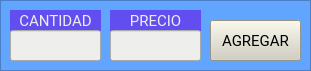
     <widget class="QFrame" name="frame_16">
      <property name="geometry">
       <rect>
        <x>10</x>
        <y>170</y>
        <width>311</width>
        <height>71</height>
       </rect>
      </property>
      <property name="styleSheet">
       <string notr="true">background-color: rgb(97, 165, 255);</string>
      </property>
      <property name="frameShape">
       <enum>QFrame::StyledPanel</enum>
      </property>
      <property name="frameShadow">
       <enum>QFrame::Raised</enum>
      </property>
      <widget class="QLabel" name="label_71">
       <property name="geometry">
        <rect>
         <x>10</x>
         <y>10</y>
         <width>91</width>
         <height>21</height>
        </rect>
       </property>
       <property name="font">
        <font>
         <family>Roboto</family>
         <pointsize>11</pointsize>
         <weight>50</weight>
         <italic>false</italic>
         <bold>false</bold>
        </font>
       </property>
       <property name="styleSheet">
        <string notr="true">font: 11pt &quot;Roboto&quot;;
color: rgb(238, 238, 236);
background-color: rgb(98, 77, 240);</string>
       </property>
       <property name="text">
        <string>CANTIDAD</string>
       </property>
       <property name="alignment">
        <set>Qt::AlignCenter</set>
       </property>
      </widget>
      <widget class="QLineEdit" name="cantidad__pollos">
       <property name="geometry">
        <rect>
         <x>10</x>
         <y>30</y>
         <width>91</width>
         <height>31</height>
        </rect>
       </property>
       <property name="font">
        <font>
         <family>Roboto</family>
         <pointsize>11</pointsize>
         <weight>50</weight>
         <italic>false</italic>
         <bold>false</bold>
        </font>
       </property>
       <property name="styleSheet">
        <string notr="true">background-color: rgb(238, 238, 236);</string>
       </property>
      </widget>
      <widget class="QLineEdit" name="precio_pollos">
       <property name="geometry">
        <rect>
         <x>110</x>
         <y>30</y>
         <width>91</width>
         <height>31</height>
        </rect>
       </property>
       <property name="font">
        <font>
         <family>Roboto</family>
         <pointsize>11</pointsize>
         <weight>50</weight>
         <italic>false</italic>
         <bold>false</bold>
        </font>
       </property>
       <property name="styleSheet">
        <string notr="true">background-color: rgb(238, 238, 236);</string>
       </property>
      </widget>
      <widget class="QPushButton" name="boton_agregar__pollos">
       <property name="geometry">
        <rect>
         <x>210</x>
         <y>20</y>
         <width>91</width>
         <height>41</height>
        </rect>
       </property>
       <property name="font">
        <font>
         <family>Roboto</family>
         <pointsize>11</pointsize>
         <weight>50</weight>
         <italic>false</italic>
         <bold>false</bold>
        </font>
       </property>
       <property name="styleSheet">
        <string notr="true">background-color: rgb(209, 207, 192);</string>
       </property>
       <property name="text">
        <string>AGREGAR</string>
       </property>
      </widget>
      <widget class="QLabel" name="label_288">
       <property name="geometry">
        <rect>
         <x>110</x>
         <y>10</y>
         <width>91</width>
         <height>21</height>
        </rect>
       </property>
       <property name="font">
        <font>
         <family>Roboto</family>
         <pointsize>11</pointsize>
         <weight>50</weight>
         <italic>false</italic>
         <bold>false</bold>
        </font>
       </property>
       <property name="styleSheet">
        <string notr="true">font: 11pt &quot;Roboto&quot;;
color: rgb(238, 238, 236);
background-color: rgb(98, 77, 240);</string>
       </property>
       <property name="text">
        <string>PRECIO</string>
       </property>
       <property name="alignment">
        <set>Qt::AlignCenter</set>
       </property>
      </widget>
      <zorder>label_288</zorder>
      <zorder>label_71</zorder>
      <zorder>boton_agregar__pollos</zorder>
      <zorder>precio_pollos</zorder>
      <zorder>cantidad__pollos</zorder>
     </widget>
